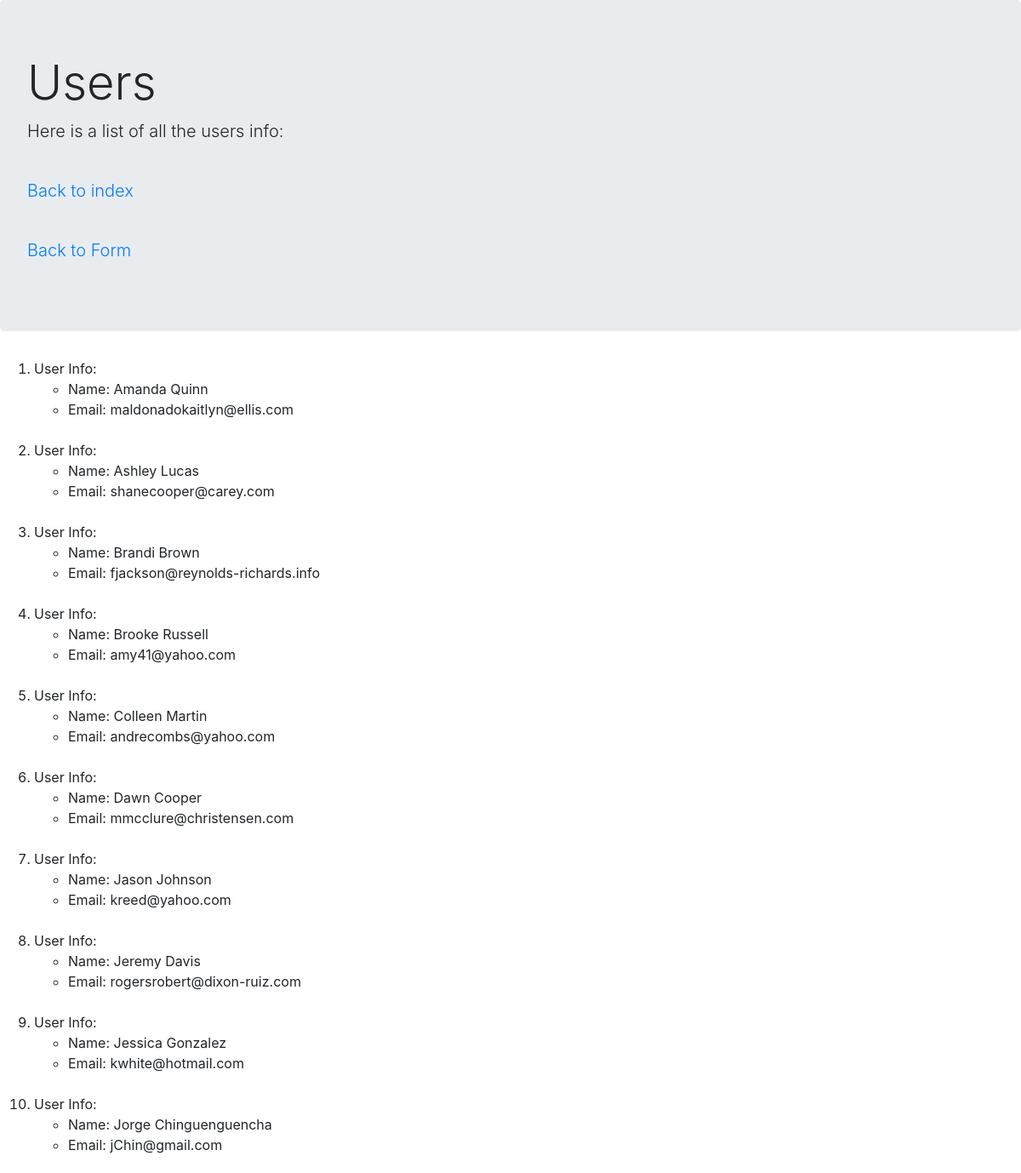
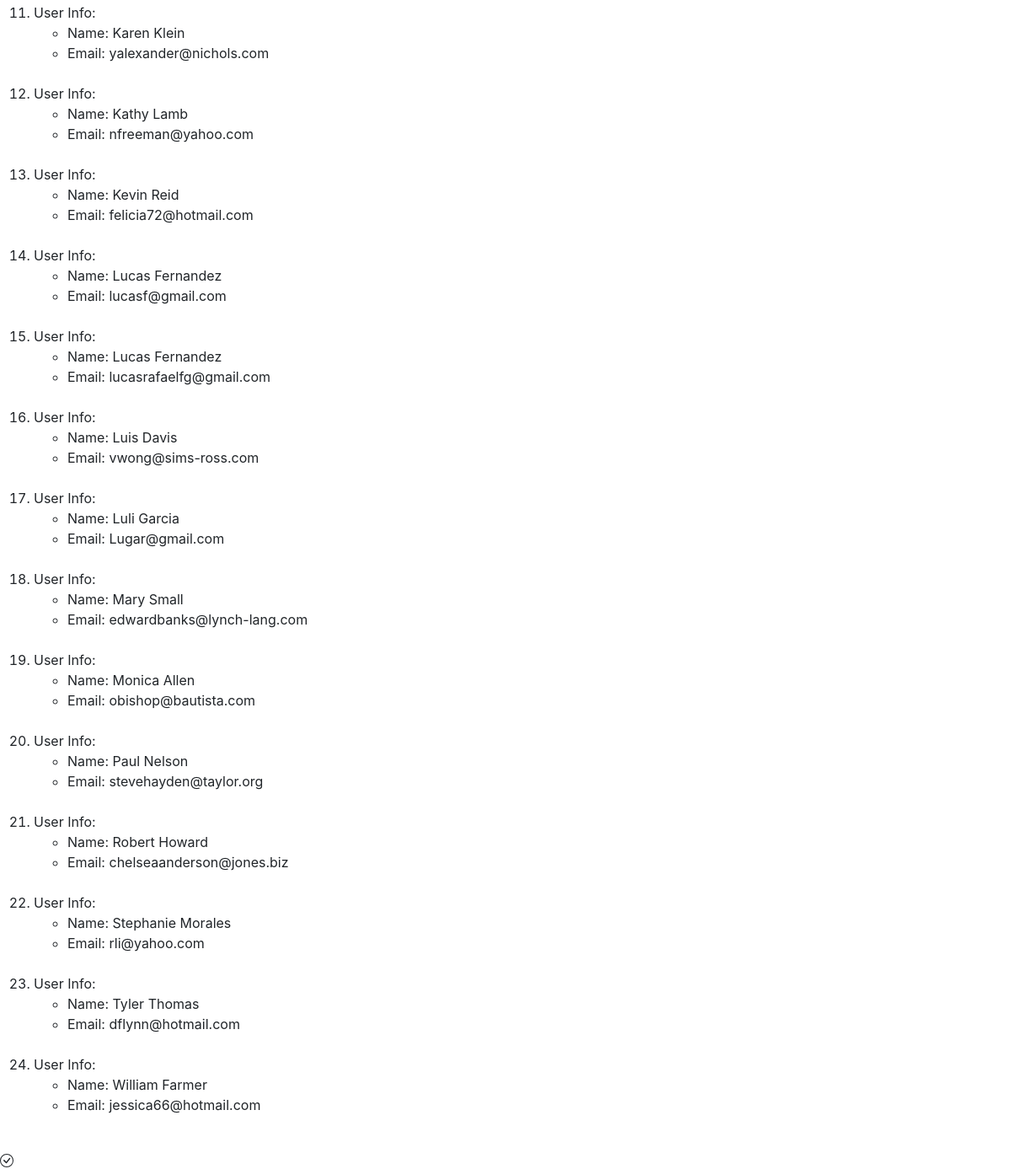
/users/, run on the app's committed database (2 pictures, top to bottom).
### users_page/models.py (models this page shows)
class Users(models.Model):
    first_name = models.CharField(max_length=32)
    last_name = models.CharField(max_length=32)
    email = models.EmailField(unique=True)
    def __str__(self):
        return str(self.first_name + " " + self.last_name)

### users_page/views.py (the view)
# urls.py: url(r"^users/$",views.users,name="users"),
def users(request):
    users_list = Users.objects.order_by("first_name")
    users_dict = {"users_list":users_list}
    return render(request,"users_page/users.html",context=users_dict)

### templates/users_page/users.html (shortened to what this page needs)
<!DOCTYPE html>
{% load static %}
<html lang="en" dir="ltr">
  <head>
    <link rel="stylesheet" href="https://stackpath.bootstrapcdn.com/bootstrap/4.5.2/css/bootstrap.min.css">
    <link rel="stylesheet" href="users_page/css/style.css">
  </head>
  <body>
    <div class="jumbotron">
    <h1 class="display-4">Users</h1>
    <p class="lead">Here is a list of all the users info:</p>
    <br>
    <p class="lead"><a href="{% url "users_page:index" %}">Back to index</a></p>
    <br>
    <p class="lead"><a href="{% url "users_page:usersform" %}">Back to Form</a></p>
    </div>
    <div >
    {% if users_list %}
      <ol>
        {% for us in users_list %}
        <li>User Info:
          <ul>
            <li>Name: {{ us }}</li>
            <li>Email: {{ us.email }}</li>
          </ul>
        </li>
        <br>
        {% endfor %}
      </ol>
      {% else %}
      <p>NO USERS IN DATABASE!</p>
      {% endif %}
    </div>
  </body>
</html>

### data on the page
Users: first_name+last_name "Amanda Quinn", email "maldonadokaitlyn@ellis.com"
Users: first_name+last_name "Ashley Lucas", email "shanecooper@carey.com"
Users: first_name+last_name "Brandi Brown", email "fjackson@reynolds-richards.info"
Users: first_name+last_name "Brooke Russell", email "amy41@yahoo.com"
Users: first_name+last_name "Colleen Martin", email "andrecombs@yahoo.com"
Users: first_name+last_name "Dawn Cooper", email "mmcclure@christensen.com"
Users: first_name+last_name "Jason Johnson", email "kreed@yahoo.com"
Users: first_name+last_name "Jeremy Davis", email "rogersrobert@dixon-ruiz.com"
Users: first_name+last_name "Jessica Gonzalez", email "kwhite@hotmail.com"
Users: first_name+last_name "Jorge Chinguenguencha", email "jChin@gmail.com"
Users: first_name+last_name "Karen Klein", email "yalexander@nichols.com"
Users: first_name+last_name "Kathy Lamb", email "nfreeman@yahoo.com"
Users: first_name+last_name "Kevin Reid", email "felicia72@hotmail.com"
Users: first_name+last_name "Lucas Fernandez", email "lucasf@gmail.com"
Users: first_name+last_name "Lucas Fernandez", email "lucasrafaelfg@gmail.com"
Users: first_name+last_name "Luis Davis", email "vwong@sims-ross.com"
Users: first_name+last_name "Luli Garcia", email "Lugar@gmail.com"
Users: first_name+last_name "Mary Small", email "edwardbanks@lynch-lang.com"
Users: first_name+last_name "Monica Allen", email "obishop@bautista.com"
Users: first_name+last_name "Paul Nelson", email "stevehayden@taylor.org"
Users: first_name+last_name "Robert Howard", email "chelseaanderson@jones.biz"
Users: first_name+last_name "Stephanie Morales", email "rli@yahoo.com"
Users: first_name+last_name "Tyler Thomas", email "dflynn@hotmail.com"
Users: first_name+last_name "William Farmer", email "jessica66@hotmail.com"
